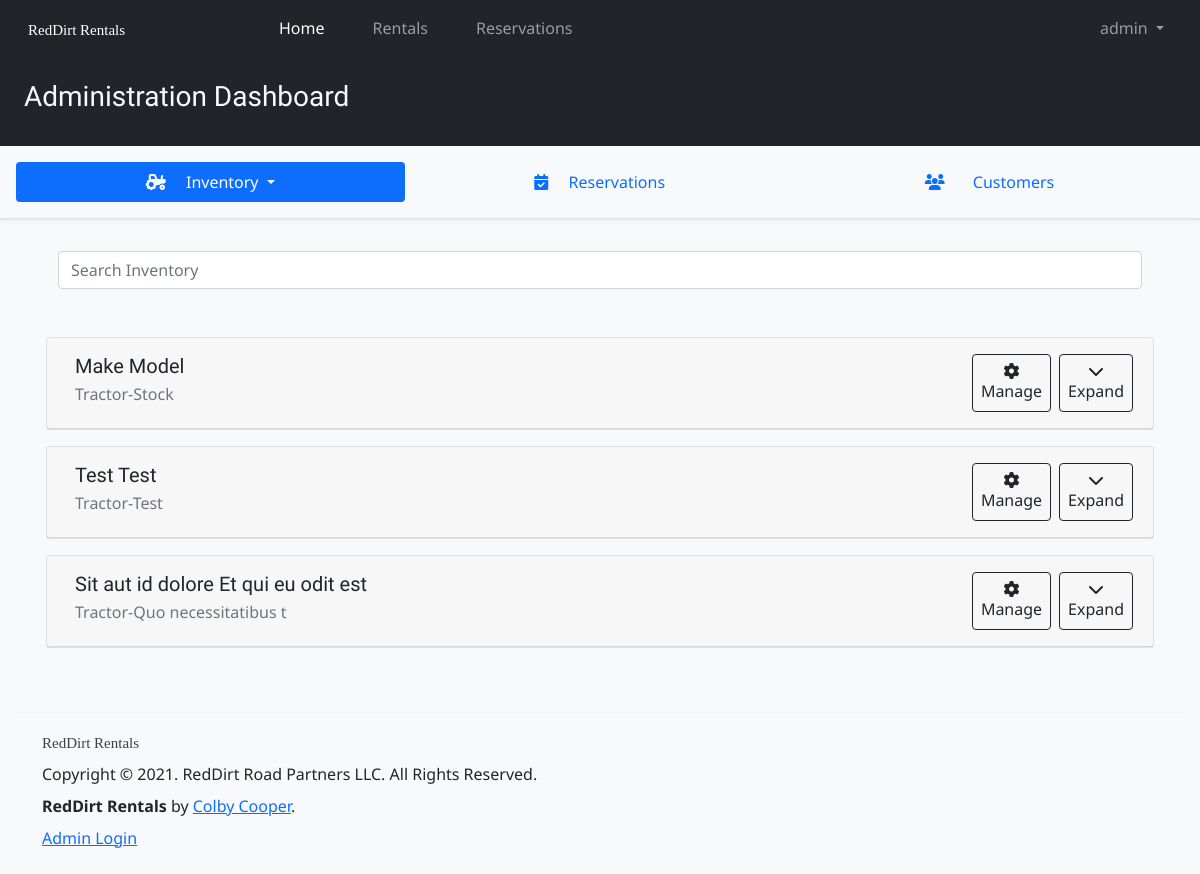
The app's page /admin/inventory (signed in), older data.
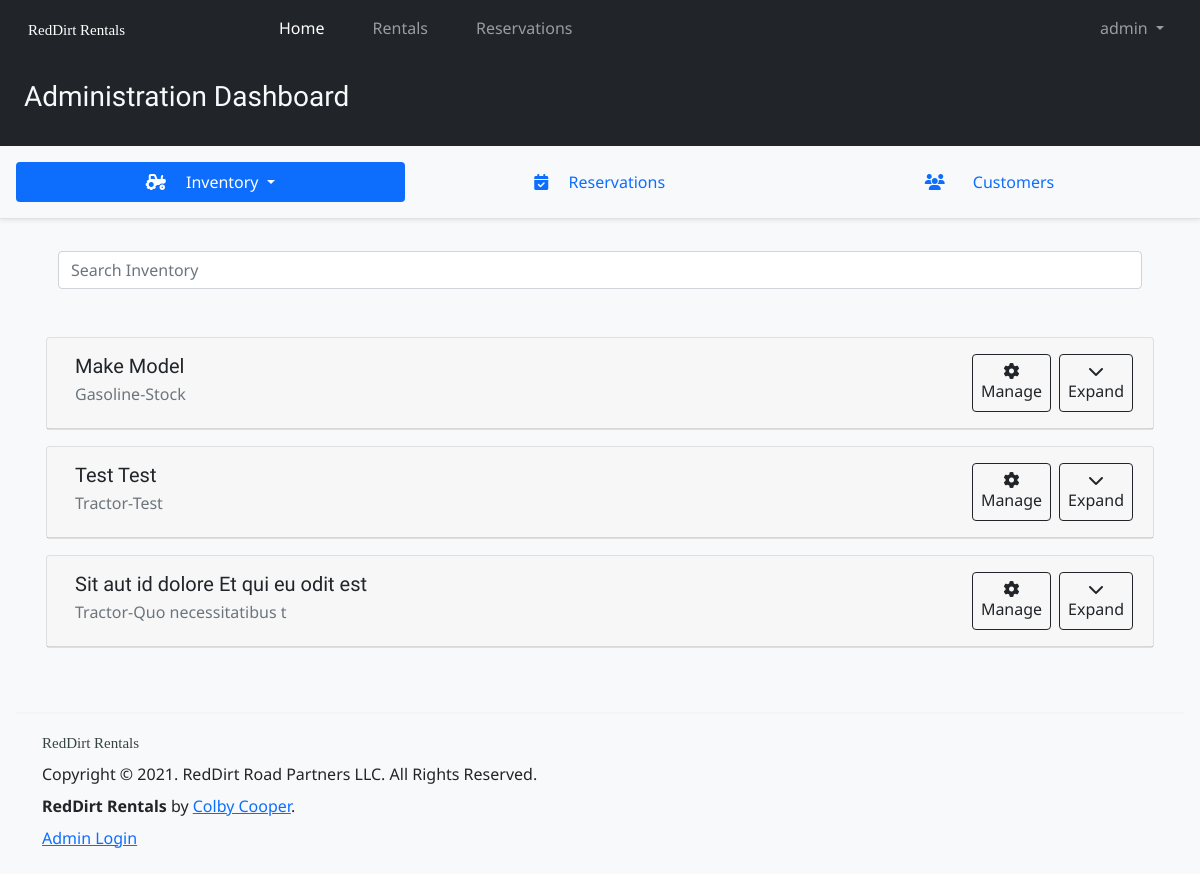
The same page, newer data.
### tables this page shows
CREATE TABLE inventory (
    id INTEGER PRIMARY KEY AUTOINCREMENT,
    category TEXT,
    make TEXT,
    model TEXT,
    fuel_type TEXT,
    horsepower TEXT, 
    deck_size TEXT,
    implements TEXT,
    stock TEXT,
    drive TEXT,
    rate FLOAT,
    image_paths BLOB,
    job_category TEXT,
    price_range TEXT, 
    is_available INTEGER DEFAULT 1,
    available_on DATE,
    rented_by TEXT,
    rent_queue TEXT,
    is_shown INTEGER DEFAULT 1,
    description TEXT,
    features TEXT
);

### rentals_app/admin.py (the view)
@admin.route('/inventory')
@login_required
def inventory():
    con, cur = helpers.connect_to_db()
    ids = list(cur.execute("SELECT id FROM inventory;").fetchall())
    rentals = []
    for id_list in ids:
        for id in id_list:
            rentals.append(Rental().find_rental(id))
    for rental in rentals:
        rental.implements = list(
            rental.implements
                .replace('[','')
                .replace(']','')
                .replace('\'','')
                .split(',')
        )
        rental.image_paths = list(
            rental.image_paths
                .replace('[','')
                .replace(']','')
                .replace("'",'')
                .split(',')
        )
    reservations = list(cur.execute('SELECT * FROM reservations;').fetchall())
    customers = list(cur.execute('SELECT * FROM customers;').fetchall())
    con.close()
    return render_template('admin/index.html', rentals=rentals, reservations=reservations, customers=customers)

### rentals_app/auth.py (called while the page is built)
@auth.before_app_request
def check_status():
    if session.get('status') == 'AUTHENTICATED':
        redirect('/admin/inventory')
    else:
        session['status'] = 'FAILED'

def login_required(view):
    @functools.wraps(view)
    def wrapped_view(**kwargs):
        IS_AUTHENTICATED = session.get('status') == 'AUTHENTICATED'
        IS_EXPIRED = session.get('expire') is not None and session.get('expire') < datetime.datetime.now()
        if not IS_AUTHENTICATED:
            session.pop('status')
            flash('You must be logged in to view that page.')
            return redirect(url_for('auth.login'))
        if IS_EXPIRED:
            session.pop('username')
            session['status'] = 'FAILED'
            session.pop('IS_ADMIN')
            flash('Please reverify your credentials.')
            return redirect(url_for('auth.login'))
        return view(**kwargs)
    return wrapped_view

### rentals_app/helpers.py (called while the page is built)
def connect_to_db():
    con = sqlite3.connect('/Users/colby/RedDirtRentals/database.db')
    return con, con.cursor()

### rentals_app/templates/admin/index.html (shortened to what this page needs)
{% extends "base.html" %}
{% block content %}
<div class="container-fluid bg-dark text-light p-4">
    <h3 class="">Administration Dashboard</h3>
</div>
<div class="container-fluid p-3 border-bottom shadow-sm">
    <ul class="nav nav-pills nav-fill"
        id="tab_root">
        <li class="nav-item dropdown">
            <a class="nav-link dropdown-toggle active"
               data-bs-toggle="dropdown"
               id="inventory_active_elem"
               role="button"
               aria-expanded="false">
                <i class="fas fa-tractor me-3"></i>
                Inventory
            </a>
        </li>
        <li class="nav-item">
            <a class="nav-link"
               href="#"
               id="reservations_tab_selector">
                <i class="fas fa-calendar-check me-3"></i>
                Reservations
            </a>
        </li>
        <li class="nav-item">
            <a class="nav-link"
               id="customer_tab_selector"
               href="#">
                <i class="fas fa-users me-4"></i>
                Customers
            </a>
        </li>
    </ul>
</div>
<div class="container p-3 mb-3"
     id="inventory_tab_content">
    <div class="container mt-3 mb-5">
        <form action=""
              method="">
            <input class="form-control"
                   type="text"
                   name="inventory_query "
                   placeholder="Search Inventory">
        </form>
    </div>
    {% for rental in rentals %}
    <div class="card my-3"
         id="inventory-panel-{{ rental.rental_id }}">
        <div class="card-header d-flex flex-row p-3">
            <div class="container">
                <h5 class="card-title">
                    {{ rental.make }} {{ rental.model }}
                </h5>
                <p class="card-subtitle ff-primary text-muted">{{rental.category}}-{{rental.stock}}</p>
            </div>
            <a class="btn btn-outline-dark d-flex flex-column align-items-center p-2 mx-1 "
               href="{{ url_for( 'admin.details', id=rental.rental_id) }} ">
                <i class="fas fa-cog"></i>Manage
            </a>
            <a class="btn btn-outline-dark d-flex flex-column align-items-center p-2 mx-1"
               data-bs-toggle="collapse"
               href="#collapse_rental_{{rental.rental_id}}"
               aria-expanded="false"
               aria-controls="collapse_rental_{{rental.rental_id}}">
                <i class="fas fa-chevron-down"></i>
                Expand
            </a>
        </div>
    </div>
    {% endfor %}
</div>
{% endblock %}

### rentals_app/templates/base.html (shortened to what this page needs)
<!doctype html>
<html lang="en">
<head>
    <link rel="stylesheet"
          href="{{url_for('static', filename='global.css')}}">
</head>
<body class="bg-light">
    <nav class="navbar navbar-expand-lg navbar-dark bg-dark">
        <div class="container-fluid">
            <a href="{{url_for('index.root')}}"
               class="navbar-brand">
                <img src="{{ url_for('static', filename='res/logo_white.svg') }}"
                     class="px-3">
            </a>
            <div class="collapse navbar-collapse"
                 id="nav_main">
                <ul class="navbar-nav w-100">
                    <li class="nav-item mx-3">
                        <a class="nav-link active"
                           aria-current="page"
                           href="{{ url_for('index.root') }}">Home</a>
                    </li>
                    <li class="nav-item px-3">
                        <a class="nav-link"
                           href="{{url_for('Rentals.all_rentals')}}">Rentals</a>
                    </li>
                    <li class="nav-item mx-3">
                        <a class="nav-link"
                           href="#">Reservations</a>
                    </li>
                    {% if session['status'] == 'AUTHENTICATED' %}
                    <li class="nav-item dropdown dropdown-dark ms-auto me-3">
                        <a class="nav-link dropdown-toggle"
                           href="#"
                           data-bs-toggle="dropdown"
                           aria-expanded="false">
                            {{ session['username'] }}
                        </a>
                    </li>
                    {% endif %}
                </ul>
            </div>
        </div>
    </nav>
    {% block content %} {% endblock %}
    <footer class="p-3">
        <div style="border-top: 2px solid whitesmoke;"></div>
        <div class="container mt-3">
            <img src="{{ url_for('static', filename='res/logo_dark.svg') }}"
                 class="img-fluid">
            <p class="mt-2 mb-2">Copyright &copy; 2021. RedDirt Road Partners LLC. All Rights Reserved.</p>
            <p class="mb-2"><strong>RedDirt Rentals</strong> by <a href="mailto:ccooper@reddirtequipment.com">Colby Cooper</a>.</p>
            <p class="mb-2"><a href="{{ url_for('auth.login') }}">Admin Login</a></p>
        </div>
    </footer>
</body>
</html>

Row changes from the older to the newer data that the page shows:
changed inventory "Make": category "Tractor" → "Gasoline"
